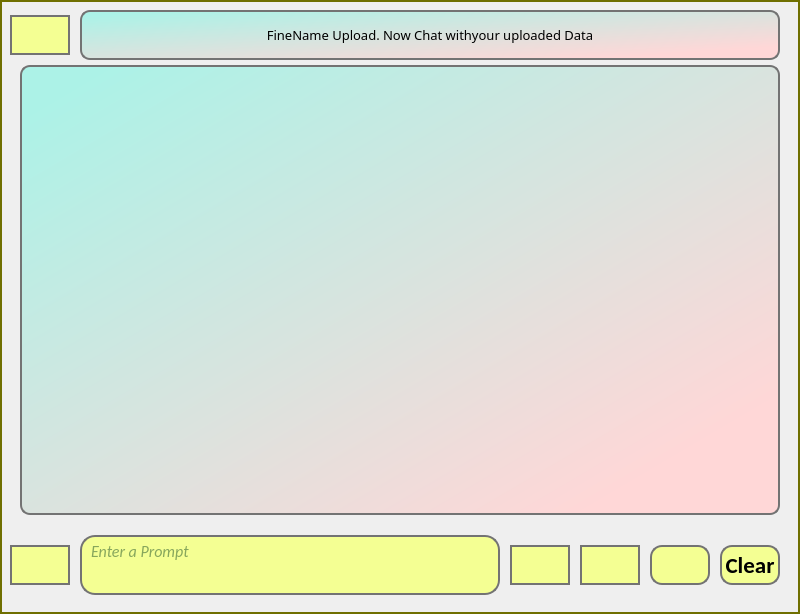
<?xml version="1.0" encoding="UTF-8"?>
<ui version="4.0">
 <class>Dialog</class>
 <widget class="QDialog" name="Dialog">
  <property name="geometry">
   <rect>
    <x>0</x>
    <y>0</y>
    <width>800</width>
    <height>614</height>
   </rect>
  </property>
  <property name="font">
   <font>
    <pointsize>10</pointsize>
    <weight>75</weight>
    <bold>true</bold>
   </font>
  </property>
  <property name="focusPolicy">
   <enum>Qt::NoFocus</enum>
  </property>
  <property name="contextMenuPolicy">
   <enum>Qt::NoContextMenu</enum>
  </property>
  <property name="windowTitle">
   <string>RePaLk AI</string>
  </property>
  <property name="windowIcon">
   <iconset>
    <normaloff>../icons/logo.png</normaloff>../icons/logo.png</iconset>
  </property>
  <property name="toolTip">
   <string/>
  </property>
  <property name="toolTipDuration">
   <number>1</number>
  </property>
  <property name="statusTip">
   <string comment="Save to a file"/>
  </property>
  <property name="styleSheet">
   <string notr="true">QDialog{background-color:qconicalgradient(cx:0.5, cy:0.5, angle:0, stop:0 rgba(35, 40, 3, 255), stop:0.16 rgba(136, 106, 22, 255), stop:0.225 rgba(166, 140, 41, 255), stop:0.285 rgba(204, 181, 74, 255), stop:0.345 rgba(235, 219, 102, 255), stop:0.415 rgba(245, 236, 112, 255), stop:0.52 rgba(209, 190, 76, 255), stop:0.57 rgba(187, 156, 51, 255), stop:0.635 rgba(168, 142, 42, 255), stop:0.695 rgba(202, 174, 68, 255), stop:0.75 rgba(218, 202, 86, 255), stop:0.815 rgba(208, 187, 73, 255), stop:0.88 rgba(187, 156, 51, 255), stop:0.935 rgba(137, 108, 26, 255), stop:1 rgba(35, 40, 3, 255));
border: 1.5px solid rgb(111, 111, 0);
color:black;}

QDialog:focus{
border: 3px solid rgb(208, 0, 104);
}</string>
  </property>
  <widget class="QPushButton" name="enterButton">
   <property name="geometry">
    <rect>
     <x>510</x>
     <y>545</y>
     <width>60</width>
     <height>40</height>
    </rect>
   </property>
   <property name="font">
    <font>
     <pointsize>13</pointsize>
     <weight>75</weight>
     <bold>true</bold>
    </font>
   </property>
   <property name="focusPolicy">
    <enum>Qt::NoFocus</enum>
   </property>
   <property name="contextMenuPolicy">
    <enum>Qt::NoContextMenu</enum>
   </property>
   <property name="toolTip">
    <string>&lt;!DOCTYPE HTML PUBLIC &quot;-//W3C//DTD HTML 4.0//EN&quot; &quot;http://www.w3.org/TR/REC-html40/strict.dtd&quot;&gt;
&lt;html&gt;&lt;head&gt;&lt;meta name=&quot;qrichtext&quot; content=&quot;1&quot; /&gt;&lt;style type=&quot;text/css&quot;&gt;
p, li { white-space: pre-wrap; }
&lt;/style&gt;&lt;/head&gt;&lt;body style=&quot; font-family:'MS Shell Dlg 2'; font-size:8pt; font-weight:400; font-style:normal;&quot;&gt;
&lt;p style=&quot; margin-top:12px; margin-bottom:2px; margin-left:0px; margin-right:0px; -qt-block-indent:0; text-indent:0px;&quot;&gt;Press enter to send Prompt Input Widget query and get reponse in Response Output Widget &lt;/p&gt;
&lt;p style=&quot; margin-top:2px; margin-bottom:12px; margin-left:0px; margin-right:0px; -qt-block-indent:0; text-indent:0px;&quot;&gt;&lt;span style=&quot; font-weight:600;&quot;&gt;Shortcut key&lt;/span&gt;: &lt;span style=&quot; font-size:10pt; font-weight:600; color:#ff007f;&quot;&gt;Ctrl+return&lt;/span&gt;&lt;/p&gt;&lt;/body&gt;&lt;/html&gt;</string>
   </property>
   <property name="toolTipDuration">
    <number>-1</number>
   </property>
   <property name="autoFillBackground">
    <bool>false</bool>
   </property>
   <property name="styleSheet">
    <string notr="true">QPushButton{
background-color:rgb(244, 255, 147);
padding:5px;
border: 2px solid rgb(115, 115, 115);
}
QPushButton:hover{
background-color: rgb(208, 0, 104);
}
QPushButton:focus{
border: 3px solid rgb(129, 0, 97);
}

</string>
   </property>
   <property name="text">
    <string notr="true"/>
   </property>
   <property name="icon">
    <iconset>
     <normaloff>../icons/enter.png</normaloff>../icons/enter.png</iconset>
   </property>
   <property name="iconSize">
    <size>
     <width>52</width>
     <height>50</height>
    </size>
   </property>
   <property name="shortcut">
    <string>Ctrl+Return</string>
   </property>
   <property name="autoDefault">
    <bool>true</bool>
   </property>
   <property name="default">
    <bool>false</bool>
   </property>
  </widget>
  <widget class="QTextEdit" name="textEdit">
   <property name="geometry">
    <rect>
     <x>80</x>
     <y>535</y>
     <width>420</width>
     <height>60</height>
    </rect>
   </property>
   <property name="font">
    <font>
     <family>Calibri</family>
     <pointsize>12</pointsize>
     <weight>50</weight>
     <italic>true</italic>
     <bold>false</bold>
    </font>
   </property>
   <property name="contextMenuPolicy">
    <enum>Qt::DefaultContextMenu</enum>
   </property>
   <property name="toolTip">
    <string>&lt;!DOCTYPE HTML PUBLIC &quot;-//W3C//DTD HTML 4.0//EN&quot; &quot;http://www.w3.org/TR/REC-html40/strict.dtd&quot;&gt;
&lt;html&gt;&lt;head&gt;&lt;meta name=&quot;qrichtext&quot; content=&quot;1&quot; /&gt;&lt;style type=&quot;text/css&quot;&gt;
p, li { white-space: pre-wrap; }
&lt;/style&gt;&lt;/head&gt;&lt;body style=&quot; font-family:'MS Shell Dlg 2'; font-size:8pt; font-weight:400; font-style:normal;&quot;&gt;
&lt;p style=&quot; margin-top:0px; margin-bottom:0px; margin-left:0px; margin-right:0px; -qt-block-indent:0; text-indent:0px;&quot;&gt;&lt;span style=&quot; font-weight:600;&quot;&gt;Prompt Input Widget: &lt;/span&gt;Enter input to get response&lt;/p&gt;
&lt;p style=&quot; margin-top:0px; margin-bottom:0px; margin-left:0px; margin-right:0px; -qt-block-indent:0; text-indent:0px;&quot;&gt;&lt;span style=&quot; font-weight:600;&quot;&gt;When Focus On&lt;/span&gt;: Type query and press &lt;span style=&quot; font-size:10pt; font-weight:600; color:#ff007f;&quot;&gt;Ctrl + enter&lt;/span&gt;&lt;span style=&quot; font-weight:600;&quot;&gt; &lt;/span&gt;to send HTTP Request&lt;/p&gt;
&lt;p style=&quot; margin-top:0px; margin-bottom:0px; margin-left:0px; margin-right:0px; -qt-block-indent:0; text-indent:0px;&quot;&gt;&lt;span style=&quot; font-weight:600;&quot;&gt;When Focus On: &lt;/span&gt;&lt;span style=&quot; font-weight:600;&quot;&gt;Long Press&lt;/span&gt;  &lt;span style=&quot; font-size:10pt; font-weight:600; color:#ff007f;&quot;&gt;Ctrl + Space&lt;/span&gt;&lt;span style=&quot; font-weight:600;&quot;&gt; &lt;/span&gt;for Voice query &lt;span style=&quot; font-weight:600;&quot;&gt;until it say Reconizing Cmd or Screen become blur&lt;/span&gt; and Release to send HTTP Request&lt;/p&gt;&lt;/body&gt;&lt;/html&gt;</string>
   </property>
   <property name="autoFillBackground">
    <bool>false</bool>
   </property>
   <property name="styleSheet">
    <string notr="true">QTextEdit{
background-color:rgb(244, 255, 147);
font: italic 12pt &quot;Calibri&quot;;
color:rgb(26, 77, 38);
border-radius:15px;
padding-left:5px;
border: 2px solid rgb(115, 115, 115);
}

QTextEdit:focus{
border: 3px solid rgb(129, 0, 97);
}</string>
   </property>
   <property name="lineWidth">
    <number>3</number>
   </property>
   <property name="tabChangesFocus">
    <bool>true</bool>
   </property>
   <property name="lineWrapColumnOrWidth">
    <number>0</number>
   </property>
   <property name="html">
    <string>&lt;!DOCTYPE HTML PUBLIC &quot;-//W3C//DTD HTML 4.0//EN&quot; &quot;http://www.w3.org/TR/REC-html40/strict.dtd&quot;&gt;
&lt;html&gt;&lt;head&gt;&lt;meta name=&quot;qrichtext&quot; content=&quot;1&quot; /&gt;&lt;style type=&quot;text/css&quot;&gt;
p, li { white-space: pre-wrap; }
&lt;/style&gt;&lt;/head&gt;&lt;body style=&quot; font-family:'Calibri'; font-size:12pt; font-weight:400; font-style:italic;&quot;&gt;
&lt;p style=&quot;-qt-paragraph-type:empty; margin-top:0px; margin-bottom:0px; margin-left:0px; margin-right:0px; -qt-block-indent:0; text-indent:0px;&quot;&gt;&lt;br /&gt;&lt;/p&gt;&lt;/body&gt;&lt;/html&gt;</string>
   </property>
   <property name="placeholderText">
    <string>Enter a Prompt</string>
   </property>
  </widget>
  <widget class="QListWidget" name="listWidget">
   <property name="geometry">
    <rect>
     <x>20</x>
     <y>65</y>
     <width>760</width>
     <height>450</height>
    </rect>
   </property>
   <property name="sizePolicy">
    <sizepolicy hsizetype="Expanding" vsizetype="Expanding">
     <horstretch>0</horstretch>
     <verstretch>0</verstretch>
    </sizepolicy>
   </property>
   <property name="font">
    <font>
     <family>Calibri</family>
     <pointsize>12</pointsize>
     <weight>75</weight>
     <italic>false</italic>
     <bold>true</bold>
    </font>
   </property>
   <property name="toolTip">
    <string>&lt;!DOCTYPE HTML PUBLIC &quot;-//W3C//DTD HTML 4.0//EN&quot; &quot;http://www.w3.org/TR/REC-html40/strict.dtd&quot;&gt;
&lt;html&gt;&lt;head&gt;&lt;meta name=&quot;qrichtext&quot; content=&quot;1&quot; /&gt;&lt;style type=&quot;text/css&quot;&gt;
p, li { white-space: pre-wrap; }
&lt;/style&gt;&lt;/head&gt;&lt;body style=&quot; font-family:'MS Shell Dlg 2'; font-size:8pt; font-weight:400; font-style:normal;&quot;&gt;
&lt;p style=&quot; margin-top:0px; margin-bottom:0px; margin-left:0px; margin-right:0px; -qt-block-indent:0; text-indent:0px;&quot;&gt;&lt;span style=&quot; font-weight:600;&quot;&gt;Response Output Widget: &lt;/span&gt;Output HTTP Response for Input request&lt;/p&gt;
&lt;p style=&quot; margin-top:0px; margin-bottom:0px; margin-left:0px; margin-right:0px; -qt-block-indent:0; text-indent:0px;&quot;&gt;&lt;span style=&quot; font-weight:600;&quot;&gt;Focus On/Off &lt;/span&gt;by Pressing&lt;span style=&quot; font-weight:600;&quot;&gt; &lt;/span&gt;&lt;span style=&quot; font-size:10pt; font-weight:600; color:#ff007f;&quot;&gt;Tab&lt;/span&gt;&lt;/p&gt;
&lt;p style=&quot; margin-top:0px; margin-bottom:0px; margin-left:0px; margin-right:0px; -qt-block-indent:0; text-indent:0px;&quot;&gt;&lt;span style=&quot; font-weight:600;&quot;&gt;When Focus On: &lt;/span&gt;Press &lt;span style=&quot; font-size:10pt; font-weight:600; color:#ff007f;&quot;&gt;Ctrl + C&lt;/span&gt;&lt;span style=&quot; font-weight:600;&quot;&gt; &lt;/span&gt; to Clear response output widget&lt;/p&gt;
&lt;p style=&quot; margin-top:0px; margin-bottom:0px; margin-left:0px; margin-right:0px; -qt-block-indent:0; text-indent:0px;&quot;&gt;&lt;span style=&quot; font-weight:600;&quot;&gt;When Focus On: &lt;/span&gt;Press &lt;span style=&quot; font-weight:600;&quot;&gt;Up or Low arrow Key&lt;/span&gt; to select one response and Press &lt;span style=&quot; font-size:10pt; font-weight:600; color:#ff007f;&quot;&gt;Ctrl + S&lt;/span&gt;&lt;span style=&quot; font-weight:600;&quot;&gt; &lt;/span&gt;to save response in Mentioned formats.&lt;/p&gt;&lt;/body&gt;&lt;/html&gt;</string>
   </property>
   <property name="styleSheet">
    <string notr="true">QListWidget{
background-color:qlineargradient(spread:pad, x1:0, y1:0, x2:1, y2:1, stop:0.0568182 rgba(172, 242, 231, 255), stop:0.869318 rgba(255, 215, 215, 255));
padding:4px; 
border: 2px solid rgb(115, 115, 115);
border-radius:10px;
}

QListWidget::item{
padding:4px;
margin:4px;
border-radius: 7px;
 background-color:rgb(244, 180, 26); 
color:rgb(20, 61, 89);
font: 12pt &quot;Arial Rounded MT Bold&quot;;
}
QListWidget:focus{
border: 3px solid rgb(129, 0, 97);
}

QListWidget::item:focus{
border: 3px solid rgb(0,0,255)
}</string>
   </property>
   <property name="verticalScrollBarPolicy">
    <enum>Qt::ScrollBarAsNeeded</enum>
   </property>
   <property name="horizontalScrollBarPolicy">
    <enum>Qt::ScrollBarAsNeeded</enum>
   </property>
   <property name="sizeAdjustPolicy">
    <enum>QAbstractScrollArea::AdjustIgnored</enum>
   </property>
   <property name="autoScroll">
    <bool>true</bool>
   </property>
   <property name="editTriggers">
    <set>QAbstractItemView::EditKeyPressed|QAbstractItemView::SelectedClicked</set>
   </property>
   <property name="selectionMode">
    <enum>QAbstractItemView::SingleSelection</enum>
   </property>
   <property name="verticalScrollMode">
    <enum>QAbstractItemView::ScrollPerPixel</enum>
   </property>
   <property name="movement">
    <enum>QListView::Static</enum>
   </property>
   <property name="flow">
    <enum>QListView::TopToBottom</enum>
   </property>
   <property name="isWrapping" stdset="0">
    <bool>false</bool>
   </property>
   <property name="resizeMode">
    <enum>QListView::Fixed</enum>
   </property>
   <property name="layoutMode">
    <enum>QListView::Batched</enum>
   </property>
   <property name="spacing">
    <number>5</number>
   </property>
   <property name="wordWrap">
    <bool>true</bool>
   </property>
  </widget>
  <widget class="QPushButton" name="saveButton">
   <property name="geometry">
    <rect>
     <x>580</x>
     <y>545</y>
     <width>60</width>
     <height>40</height>
    </rect>
   </property>
   <property name="sizePolicy">
    <sizepolicy hsizetype="Expanding" vsizetype="Expanding">
     <horstretch>0</horstretch>
     <verstretch>0</verstretch>
    </sizepolicy>
   </property>
   <property name="focusPolicy">
    <enum>Qt::NoFocus</enum>
   </property>
   <property name="contextMenuPolicy">
    <enum>Qt::NoContextMenu</enum>
   </property>
   <property name="toolTip">
    <string>&lt;!DOCTYPE HTML PUBLIC &quot;-//W3C//DTD HTML 4.0//EN&quot; &quot;http://www.w3.org/TR/REC-html40/strict.dtd&quot;&gt;
&lt;html&gt;&lt;head&gt;&lt;meta name=&quot;qrichtext&quot; content=&quot;1&quot; /&gt;&lt;style type=&quot;text/css&quot;&gt;
p, li { white-space: pre-wrap; }
&lt;/style&gt;&lt;/head&gt;&lt;body style=&quot; font-family:'MS Shell Dlg 2'; font-size:8pt; font-weight:400; font-style:normal;&quot;&gt;
&lt;p style=&quot; margin-top:12px; margin-bottom:2px; margin-left:0px; margin-right:0px; -qt-block-indent:0; text-indent:0px;&quot;&gt;Select one output item at a time and click to save into a file&lt;/p&gt;
&lt;p style=&quot; margin-top:2px; margin-bottom:12px; margin-left:0px; margin-right:0px; -qt-block-indent:0; text-indent:0px;&quot;&gt;&lt;span style=&quot; font-weight:600;&quot;&gt;Shortcut key&lt;/span&gt;: &lt;span style=&quot; font-size:10pt; font-weight:600; color:#ff007f;&quot;&gt;Ctrl+S&lt;/span&gt;&lt;/p&gt;&lt;/body&gt;&lt;/html&gt;</string>
   </property>
   <property name="statusTip">
    <string extracomment="save to a file"/>
   </property>
   <property name="styleSheet">
    <string notr="true">QPushButton{
background-color:rgb(244, 255, 147);
border: 2px solid rgb(115, 115, 115);
}
QPushButton:hover{
background-color: rgb(208, 0, 104);
}

QPushButton:focus{
border: 3px solid rgb(129, 0, 97);
}

</string>
   </property>
   <property name="text">
    <string/>
   </property>
   <property name="icon">
    <iconset>
     <normaloff>../icons/Save2file.png</normaloff>../icons/Save2file.png</iconset>
   </property>
   <property name="iconSize">
    <size>
     <width>52</width>
     <height>50</height>
    </size>
   </property>
   <property name="shortcut">
    <string>Ctrl+S</string>
   </property>
  </widget>
  <widget class="QPushButton" name="voiceButton">
   <property name="geometry">
    <rect>
     <x>650</x>
     <y>545</y>
     <width>60</width>
     <height>40</height>
    </rect>
   </property>
   <property name="focusPolicy">
    <enum>Qt::NoFocus</enum>
   </property>
   <property name="contextMenuPolicy">
    <enum>Qt::NoContextMenu</enum>
   </property>
   <property name="toolTip">
    <string>&lt;!DOCTYPE HTML PUBLIC &quot;-//W3C//DTD HTML 4.0//EN&quot; &quot;http://www.w3.org/TR/REC-html40/strict.dtd&quot;&gt;
&lt;html&gt;&lt;head&gt;&lt;meta name=&quot;qrichtext&quot; content=&quot;1&quot; /&gt;&lt;style type=&quot;text/css&quot;&gt;
p, li { white-space: pre-wrap; }
&lt;/style&gt;&lt;/head&gt;&lt;body style=&quot; font-family:'MS Shell Dlg 2'; font-size:8pt; font-weight:400; font-style:normal;&quot;&gt;
&lt;p style=&quot; margin-top:12px; margin-bottom:2px; margin-left:0px; margin-right:0px; -qt-block-indent:0; text-indent:0px;&quot;&gt;Press until Voice command show in Output Window&lt;/p&gt;
&lt;p style=&quot; margin-top:2px; margin-bottom:12px; margin-left:0px; margin-right:0px; -qt-block-indent:0; text-indent:0px;&quot;&gt;&lt;span style=&quot; font-weight:600;&quot;&gt;Shortcut key&lt;/span&gt;: &lt;span style=&quot; font-size:10pt; font-weight:600; color:#ff007f;&quot;&gt;Ctrl+Space&lt;/span&gt;&lt;/p&gt;&lt;/body&gt;&lt;/html&gt;</string>
   </property>
   <property name="toolTipDuration">
    <number>-1</number>
   </property>
   <property name="statusTip">
    <string/>
   </property>
   <property name="styleSheet">
    <string notr="true">QPushButton{
background-color:rgb(244, 255, 147);
border-radius: 12px;
border: 2px solid rgb(115, 115, 115);
}

QPushButton:hover
{background-color: rgb(208, 0, 104);}

QPushButton:focus{
border: 3px solid rgb(129, 0, 97);
}</string>
   </property>
   <property name="text">
    <string/>
   </property>
   <property name="icon">
    <iconset>
     <normaloff>../icons/microphone.png</normaloff>../icons/microphone.png</iconset>
   </property>
   <property name="iconSize">
    <size>
     <width>40</width>
     <height>60</height>
    </size>
   </property>
   <property name="shortcut">
    <string>Ctrl+Space</string>
   </property>
  </widget>
  <widget class="QPushButton" name="clearButton">
   <property name="geometry">
    <rect>
     <x>720</x>
     <y>545</y>
     <width>60</width>
     <height>40</height>
    </rect>
   </property>
   <property name="font">
    <font>
     <family>Calibri</family>
     <pointsize>17</pointsize>
     <weight>75</weight>
     <bold>true</bold>
    </font>
   </property>
   <property name="focusPolicy">
    <enum>Qt::NoFocus</enum>
   </property>
   <property name="contextMenuPolicy">
    <enum>Qt::NoContextMenu</enum>
   </property>
   <property name="toolTip">
    <string>&lt;!DOCTYPE HTML PUBLIC &quot;-//W3C//DTD HTML 4.0//EN&quot; &quot;http://www.w3.org/TR/REC-html40/strict.dtd&quot;&gt;
&lt;html&gt;&lt;head&gt;&lt;meta name=&quot;qrichtext&quot; content=&quot;1&quot; /&gt;&lt;style type=&quot;text/css&quot;&gt;
p, li { white-space: pre-wrap; }
&lt;/style&gt;&lt;/head&gt;&lt;body style=&quot; font-family:'MS Shell Dlg 2'; font-size:8pt; font-weight:400; font-style:normal;&quot;&gt;
&lt;p style=&quot; margin-top:12px; margin-bottom:2px; margin-left:0px; margin-right:0px; -qt-block-indent:0; text-indent:0px;&quot;&gt;Press to clear output window&lt;/p&gt;
&lt;p style=&quot; margin-top:2px; margin-bottom:12px; margin-left:0px; margin-right:0px; -qt-block-indent:0; text-indent:0px;&quot;&gt;&lt;span style=&quot; font-weight:600;&quot;&gt;Shortcut key&lt;/span&gt;: &lt;span style=&quot; font-size:10pt; font-weight:600; color:#ff007f;&quot;&gt;Ctrl+C&lt;/span&gt;&lt;/p&gt;&lt;/body&gt;&lt;/html&gt;</string>
   </property>
   <property name="toolTipDuration">
    <number>-1</number>
   </property>
   <property name="statusTip">
    <string/>
   </property>
   <property name="styleSheet">
    <string notr="true">QPushButton{
background-color:rgb(244, 255, 147);
border-radius: 12px;
border: 2px solid rgb(115, 115, 115);
}

QPushButton:hover
{background-color: rgb(208, 0, 104);}

QPushButton:focus{
border: 3px solid rgb(129, 0, 97);
}</string>
   </property>
   <property name="text">
    <string>Clear</string>
   </property>
   <property name="iconSize">
    <size>
     <width>40</width>
     <height>60</height>
    </size>
   </property>
   <property name="shortcut">
    <string>Ctrl+C</string>
   </property>
  </widget>
  <widget class="QPushButton" name="pushBack">
   <property name="geometry">
    <rect>
     <x>10</x>
     <y>15</y>
     <width>60</width>
     <height>40</height>
    </rect>
   </property>
   <property name="font">
    <font>
     <pointsize>13</pointsize>
     <weight>75</weight>
     <bold>true</bold>
    </font>
   </property>
   <property name="focusPolicy">
    <enum>Qt::NoFocus</enum>
   </property>
   <property name="contextMenuPolicy">
    <enum>Qt::NoContextMenu</enum>
   </property>
   <property name="toolTip">
    <string>&lt;!DOCTYPE HTML PUBLIC &quot;-//W3C//DTD HTML 4.0//EN&quot; &quot;http://www.w3.org/TR/REC-html40/strict.dtd&quot;&gt;
&lt;html&gt;&lt;head&gt;&lt;meta name=&quot;qrichtext&quot; content=&quot;1&quot; /&gt;&lt;style type=&quot;text/css&quot;&gt;
p, li { white-space: pre-wrap; }
&lt;/style&gt;&lt;/head&gt;&lt;body style=&quot; font-family:'MS Shell Dlg 2'; font-size:8pt; font-weight:400; font-style:normal;&quot;&gt;
&lt;p style=&quot; margin-top:12px; margin-bottom:2px; margin-left:0px; margin-right:0px; -qt-block-indent:0; text-indent:0px;&quot;&gt;Press to Go back to Main Window&lt;/p&gt;
&lt;p style=&quot; margin-top:2px; margin-bottom:12px; margin-left:0px; margin-right:0px; -qt-block-indent:0; text-indent:0px;&quot;&gt;&lt;span style=&quot; font-weight:600;&quot;&gt;Shortcut key: &lt;/span&gt;: &lt;span style=&quot; font-size:10pt; font-weight:600; color:#ff007f;&quot;&gt;Ctlr+B&lt;/span&gt;&lt;/p&gt;&lt;/body&gt;&lt;/html&gt;</string>
   </property>
   <property name="toolTipDuration">
    <number>-1</number>
   </property>
   <property name="statusTip">
    <string/>
   </property>
   <property name="autoFillBackground">
    <bool>false</bool>
   </property>
   <property name="styleSheet">
    <string notr="true">QPushButton{
background-color:rgb(244, 255, 147);
padding:5px;
border: 2px solid rgb(115, 115, 115);
}
QPushButton:hover{
background-color: rgb(208, 0, 104);
}

QPushButton:focus{
border: 3px solid rgb(129, 0, 97);
}
</string>
   </property>
   <property name="text">
    <string notr="true"/>
   </property>
   <property name="icon">
    <iconset>
     <normaloff>../icons/back.png</normaloff>../icons/back.png</iconset>
   </property>
   <property name="iconSize">
    <size>
     <width>52</width>
     <height>50</height>
    </size>
   </property>
   <property name="shortcut">
    <string>Ctrl+B</string>
   </property>
   <property name="autoDefault">
    <bool>true</bool>
   </property>
   <property name="default">
    <bool>false</bool>
   </property>
  </widget>
  <widget class="QLabel" name="label">
   <property name="geometry">
    <rect>
     <x>80</x>
     <y>10</y>
     <width>700</width>
     <height>50</height>
    </rect>
   </property>
   <property name="font">
    <font>
     <family>Arial Black</family>
     <pointsize>10</pointsize>
     <weight>10</weight>
     <italic>false</italic>
     <bold>false</bold>
    </font>
   </property>
   <property name="contextMenuPolicy">
    <enum>Qt::NoContextMenu</enum>
   </property>
   <property name="styleSheet">
    <string notr="true">QLabel{
	background-color:qlineargradient(spread:pad, x1:0, y1:0, x2:1, y2:1, stop:0.0568182 rgba(172, 242, 231, 255), stop:0.869318 rgba(255, 215, 215, 255));
border: 2px solid rgb(115, 115, 115);
border-radius:10px;
font: 87 10pt &quot;Arial Black&quot;;
padding: 4px;
}</string>
   </property>
   <property name="text">
    <string>FineName Upload. Now Chat withyour uploaded Data</string>
   </property>
   <property name="alignment">
    <set>Qt::AlignCenter</set>
   </property>
   <property name="wordWrap">
    <bool>true</bool>
   </property>
  </widget>
  <widget class="QPushButton" name="pushUpload">
   <property name="geometry">
    <rect>
     <x>10</x>
     <y>545</y>
     <width>60</width>
     <height>40</height>
    </rect>
   </property>
   <property name="font">
    <font>
     <pointsize>13</pointsize>
     <weight>75</weight>
     <bold>true</bold>
    </font>
   </property>
   <property name="focusPolicy">
    <enum>Qt::NoFocus</enum>
   </property>
   <property name="contextMenuPolicy">
    <enum>Qt::NoContextMenu</enum>
   </property>
   <property name="toolTip">
    <string>&lt;!DOCTYPE HTML PUBLIC &quot;-//W3C//DTD HTML 4.0//EN&quot; &quot;http://www.w3.org/TR/REC-html40/strict.dtd&quot;&gt;
&lt;html&gt;&lt;head&gt;&lt;meta name=&quot;qrichtext&quot; content=&quot;1&quot; /&gt;&lt;style type=&quot;text/css&quot;&gt;
p, li { white-space: pre-wrap; }
&lt;/style&gt;&lt;/head&gt;&lt;body style=&quot; font-family:'MS Shell Dlg 2'; font-size:8pt; font-weight:400; font-style:normal;&quot;&gt;
&lt;p style=&quot; margin-top:12px; margin-bottom:2px; margin-left:0px; margin-right:0px; -qt-block-indent:0; text-indent:0px;&quot;&gt;Press to upload file&lt;/p&gt;
&lt;p style=&quot; margin-top:2px; margin-bottom:12px; margin-left:0px; margin-right:0px; -qt-block-indent:0; text-indent:0px;&quot;&gt;&lt;span style=&quot; font-weight:600;&quot;&gt;Shortcut key&lt;/span&gt;: &lt;span style=&quot; font-size:10pt; font-weight:600; color:#ff007f;&quot;&gt;Ctlr+U&lt;/span&gt;&lt;/p&gt;&lt;/body&gt;&lt;/html&gt;</string>
   </property>
   <property name="toolTipDuration">
    <number>-1</number>
   </property>
   <property name="autoFillBackground">
    <bool>false</bool>
   </property>
   <property name="styleSheet">
    <string notr="true">QPushButton{
background-color:rgb(244, 255, 147);
padding:5px;
border: 2px solid rgb(115, 115, 115);
}
QPushButton:hover{
background-color: rgb(208, 0, 104);
}
QPushButton:focus{
border: 3px solid rgb(129, 0, 97);
}

</string>
   </property>
   <property name="text">
    <string notr="true"/>
   </property>
   <property name="icon">
    <iconset>
     <normaloff>../icons/pushData.png</normaloff>../icons/pushData.png</iconset>
   </property>
   <property name="iconSize">
    <size>
     <width>52</width>
     <height>50</height>
    </size>
   </property>
   <property name="shortcut">
    <string>Ctrl+U</string>
   </property>
   <property name="autoDefault">
    <bool>true</bool>
   </property>
   <property name="default">
    <bool>false</bool>
   </property>
  </widget>
 </widget>
 <resources>
  <include location="../icons/enter.qrc"/>
 </resources>
 <connections/>
</ui>
